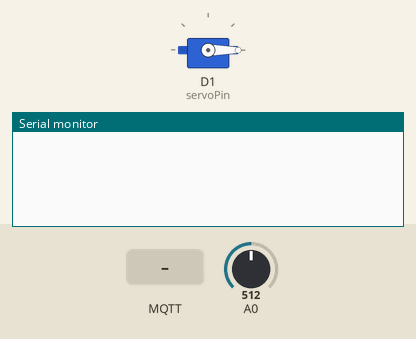
The sketch below on a simulated ESP8266 (NodeMCU). Parts: servo, the last lines printed to the serial monitor. Inputs (shaded band) come from the test bench; at power-on: A0 = 512. WiFi joins after 1.5 s; servers stay silent unless stated; no MQTT or app messages arrive unless stated.

Above: at 2.2 s.
2.3 s: MQTT message "5" arrives on the first subscribed topic
At 11.8 s:
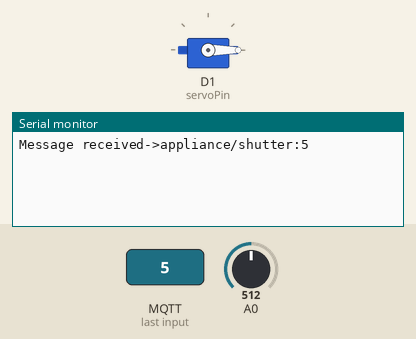
12.5 s: MQTT message "x" arrives on the first subscribed topic
At 21.9 s:
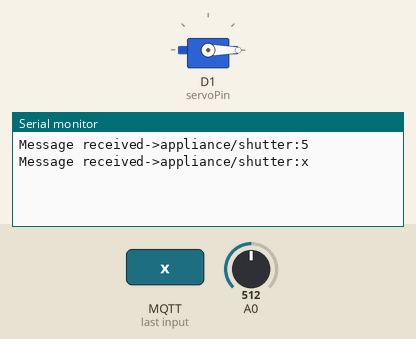

The sketch:

EX10-3.ino
```cpp
#include <ESP8266WiFi.h>
#include <PubSubClient.h>
#include <Servo.h>
#define  servoPin   D1
Servo   servo1;
char ssid[]="UrWiFiAccount";  // replace with your ssid & pass
char pw[]="urPassword";
const char *mqttServer = "192.168.1.104";
const char *client1ID = "ShutterControl";
char topicSubscribe[] = "appliance/shutter";
char topicPublish[] = "Shutter";
WiFiClient espClient1;
PubSubClient client1(espClient1);
void callBack(char *, byte *, unsigned int);
int Illuminance = 0;
bool Operation = false;
int Opening = 0;
int str2int(byte *, int) ;
int power10(int);
char msg[50];
void callBack(char *topic, byte *payload, unsigned int len) {
  Serial.print("Message received->");
  Serial.print(topic);
  Serial.print(":");
  for (int i = 0; i < len; i++) Serial.print((char) payload[i]);
  Serial.println();
  char cmd = payload[0];
  if (cmd == 'x') {
    Operation = true;
    Opening = str2int(payload+1, len-1);
  }
  else Operation = false;
}
void setup() {
  servo1.attach(servoPin);
  servo1.write(0);
  delay(1000);
  Serial.begin(9600);
  WiFi.begin(ssid, pw);
  client1.setServer(mqttServer, 1883);
  client1.setCallback(callBack);
}
void loop() {
  if (!client1.connected() ) {
    client1.connect(client1ID);
    client1.subscribe(topicSubscribe);
  }
  client1.loop();
  delay(10000);
  Illuminance = analogRead(A0);
  Illuminance = map(Illuminance, 0, 1023, 100, 0);
  sprintf(msg, "{\"Illuminance\": %d}", Illuminance);
  client1.publish("Illuminance", msg);
  if (Operation) {
    sprintf(msg, "Shutter %d percent open", Opening);
    Opening = map(Opening, 0, 100, 0, 180);
    servo1.write(Opening);
    Operation = false;
    client1.publish(topicPublish, msg);
    delay(10000);
  }
}
int str2int(byte *str, int n) {
  int no = 0;
  for (int i=0; i<n; i++) {
    no += (str[i] - 48)*power10(n-i-1);
  }
  return no;
}
int power10(int n) {
  int no = 1;
  for (int i=1; i<n+1; i++) {
    no = no*10;
  }
  return no;
}
```

Measured:
- after the input at 2.3 s, the serial monitor: prints a new line after 8.8 s (image 1)
- after the input at 12.5 s, the serial monitor: prints a new line after 8.6 s (image 2)
